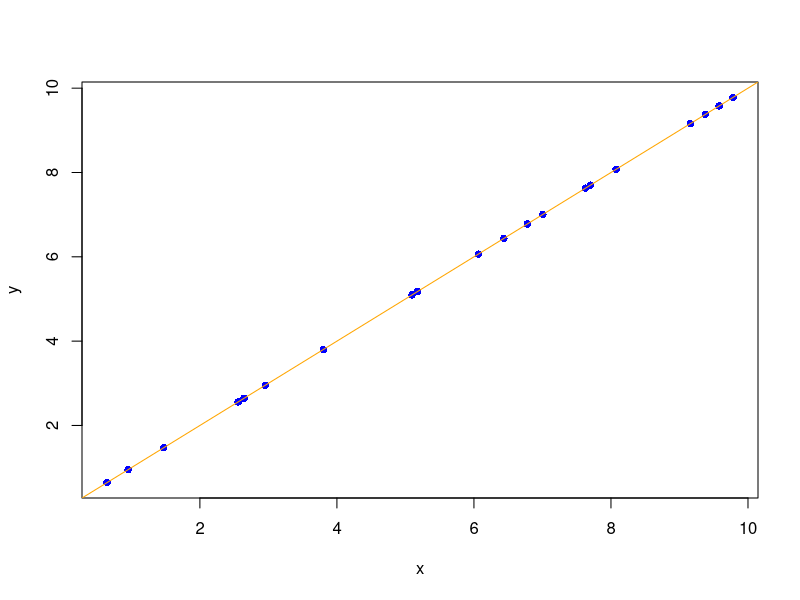
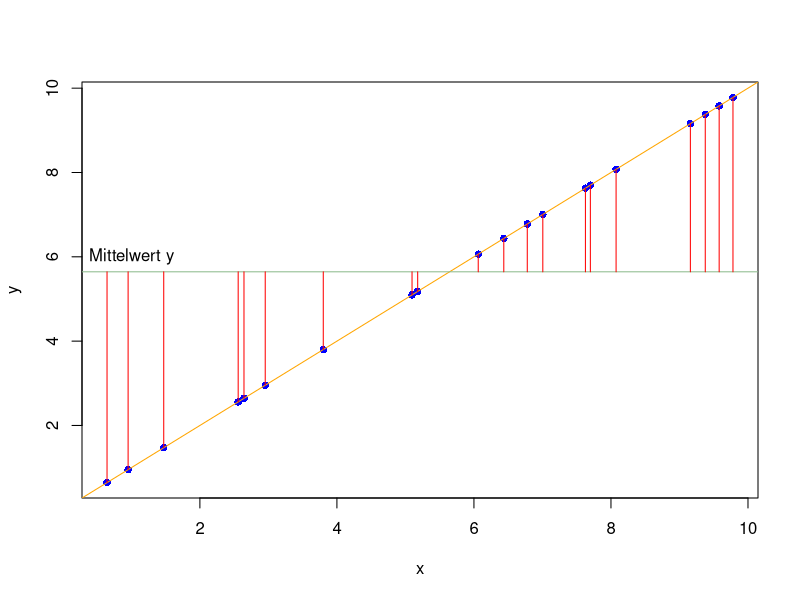
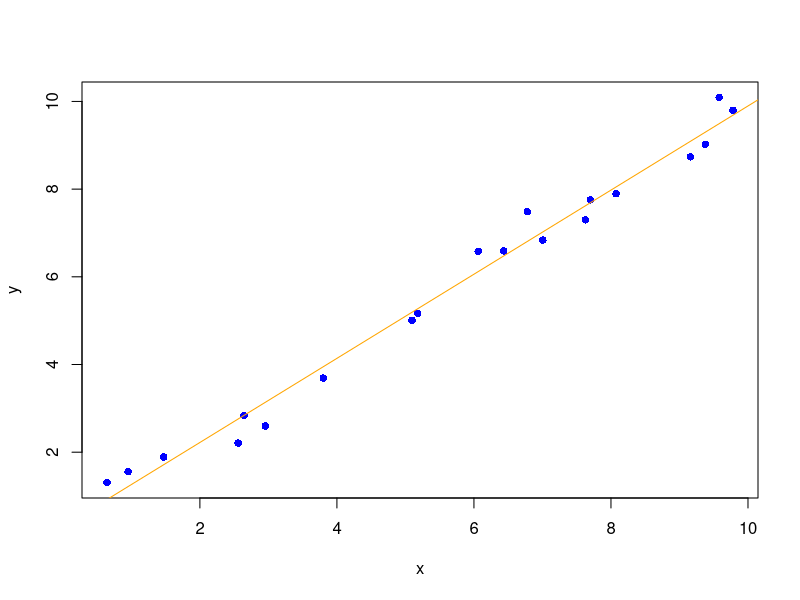
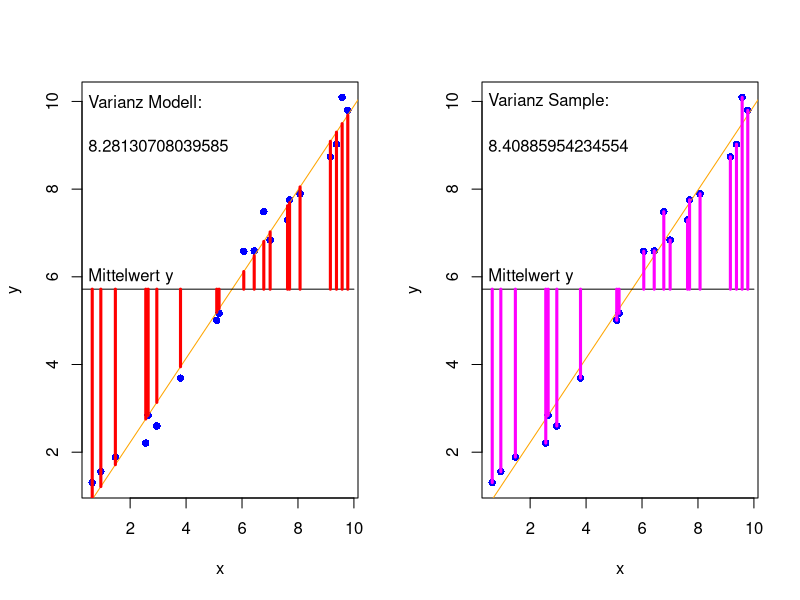
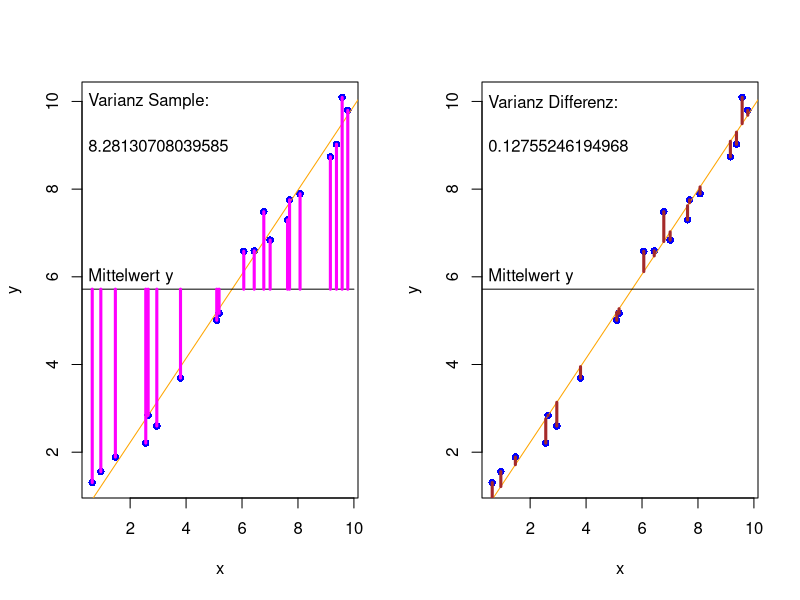
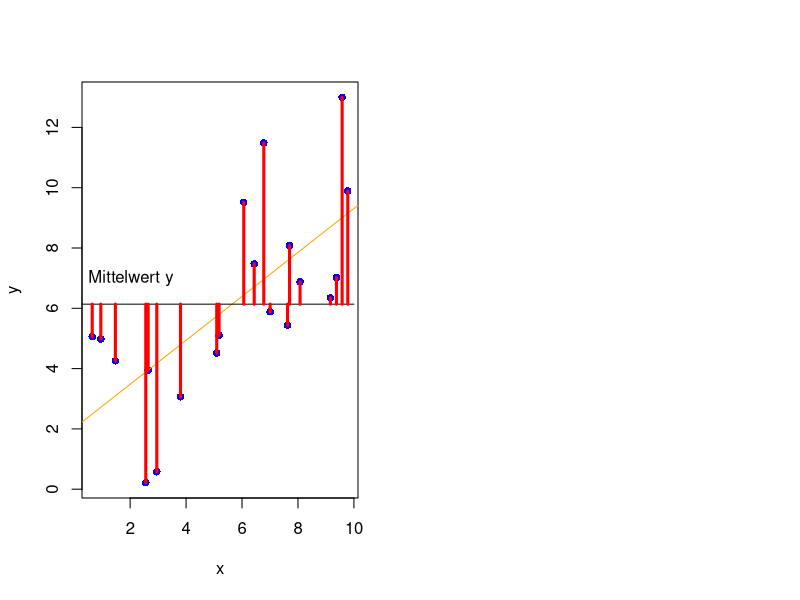
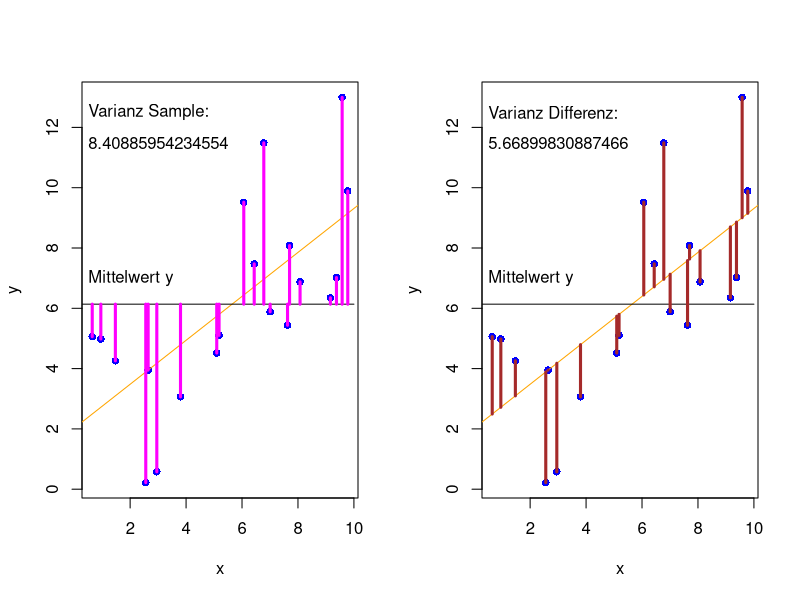
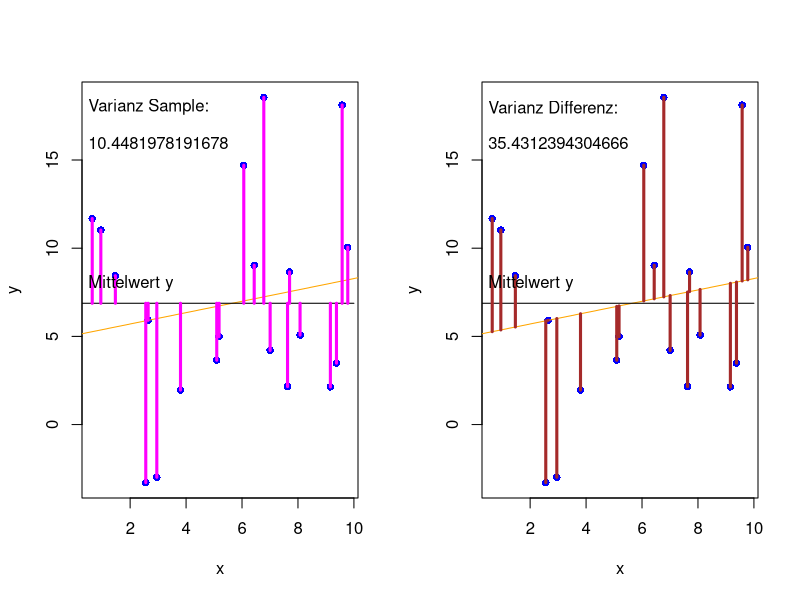

Write R code to recreate these figures, in order.
## ---- chunk 1
library (repr)
## ---- chunk 2
options (repr.plot.width = 10, repr.plot.height = 6)

set.seed (6)
x <- runif (min = 0, max = 10, n = 20)
y <- x
plot (x, y, col = "blue", pch = 16)
abline (lm (y ~ x), col = "orange")
## ---- chunk 3
set.seed (6)
x <- runif (min = 0, max = 10, n = 20)
y <- x
plot (x, y, col = "blue", pch = 16)
abline (lm (y ~ x), col = "orange")
abline (mean (y), 0, col = "darkseagreen")
for (i in 1:20)
{
    lines (c (x[i], x[i]), c (x[i], mean(y)), col = "red")
}
text (1, 6, "Mittelwert y")
## ---- chunk 4
summary (lm (y ~ x)) $ r.squared
## ---- chunk 5
set.seed (6)
x <- runif (min = 0, max = 10, n = 20)
y <- x + rnorm (n = 20, mean = 0, sd = .3)
plot (x, y, col = "blue", pch = 16)
abline (lm (y ~ x), col = "orange")
## ---- chunk 6
summary (lm (y ~ x)) $ r.squared
## ---- chunk 7
options (repr.plot.width = 20, repr.plot.height = 7)
par (mfrow = c (1, 2))

set.seed (6)
x <- runif (min = 0, max = 10, n = 20)
y <- x + rnorm (n = 20, mean = 0, sd = .3)
plot (x, y, col = "blue", pch = 16)
abline (lm (y ~ x), col = "orange")
y.mean <- mean (y)
a <- lm (y ~ x) $ coefficients [1]
b <- lm (y ~ x) $ coefficients [2]
lines (c (0, 10), c (y.mean, y.mean))
for (i in 1:20)
{
    lines (c (x [i], x [i]), c (a + b * x [i], y.mean), col = "red", lwd = 3)
}
var.mod <- var (a + b * x)
text (0.5, 10, "Varianz Modell:", cex = 1.0, adj = 0)
text (0.5, 9, var.mod, cex = 1.0, adj = 0)
text (0.5, 6, "Mittelwert y", cex = 1.0, adj = 0)

set.seed (6)
x <- runif (min = 0, max = 10, n = 20)
y <- x + rnorm (n = 20, mean = 0, sd = .3)
plot (x, y, col = "blue", pch = 16)
abline (lm (y ~ x), col = "orange")
y.mean <- mean (y)
a <- lm (y ~ x) $ coefficients [1]
b <- lm (y ~ x) $ coefficients [2]
lines (c (0, 10), c (y.mean, y.mean))
for (i in 1:20)
{
    lines (c (x [i], x [i]), c (y [i], y.mean), col = "magenta", lwd = 3)
}
var.samp <- var (y)
text (0.5, 10, "Varianz Sample:", cex = 1.0, adj = 0)
text (0.5, 9, var.samp, cex = 1.0, adj = 0)
text (0.5, 6, "Mittelwert y", cex = 1.0, adj = 0)
## ---- chunk 8
summary (lm (y ~ x)) $ r.squared

var.mod
var.samp
var.mod / var.samp
## ---- chunk 9
options (repr.plot.width = 20, repr.plot.height = 8)
par (mfrow = c (1, 2))

set.seed (6)
x <- runif (min = 0, max = 10, n = 20)
y <- x + rnorm (n = 20, mean = 0, sd = .3)
plot (x, y, col = "blue", pch = 16)
abline (lm (y ~ x), col = "orange")
y.mean <- mean (y)
a <- lm (y ~ x) $ coefficients [1]
b <- lm (y ~ x) $ coefficients [2]
lines (c (0, 10), c (y.mean, y.mean))
for (i in 1:20)
{
    lines (c (x [i], x [i]), c (y [i], y.mean), col = "magenta", lwd = 3)
}
var.mod <- var (a + b * x)
text (0.5, 10, "Varianz Sample:", cex = 1.0, adj = 0)
text (0.5, 9, var.mod, cex = 1.0, adj = 0)
text (0.5, 6,"Mittelwert y", cex = 1.0, adj = 0)

set.seed (6)
x <- runif (min = 0, max = 10, n = 20)
y <- x + rnorm (n = 20, mean = 0, sd = .3)
plot (x, y, col = "blue", pch = 16)
abline (lm (y ~ x), col = "orange")
y.mean <- mean (y)
a <- lm (y ~ x) $ coefficients [1]
b <- lm (y ~ x) $ coefficients [2]
lines (c (0, 10), c (y.mean, y.mean))
for (i in 1:20)
{
    lines (c (x [i], x [i]), c (y [i], a + b * x [i]), col = "brown", lwd=3)
}
var.dif <- var (y - (a + b * x))
text (0.5, 10, "Varianz Differenz:", cex = 1.0, adj = 0)
text (0.5, 9, var.dif,cex = 1.0, adj = 0)
text (0.5, 6, "Mittelwert y", cex = 1.0, adj = 0)
## ---- chunk 10
summary (lm (y ~ x)) $ r.squared
1 - var.dif / var.samp
## ---- chunk 11
options (repr.plot.width = 10, repr.plot.height = 8)
set.seed (6)

x <- runif (min = 0, max = 10, n = 20)
y <- x + rnorm (n = 20, mean = 0, sd = 2)
plot (x, y, col = "blue", pch = 16)
abline (lm (y ~ x), col = "orange")
y.mean <- mean (y)
a <- lm (y ~ x) $ coefficients [1]
b <- lm (y ~ x) $ coefficients [2]
lines (c (0, 10), c (y.mean, y.mean))
for (i in 1:20)
{
    lines (c (x [i], x [i]), c (y [i], y.mean), col = "red", lwd = 3)
}
text (0.5, 7.0, "Mittelwert y", cex = 1.0, adj = 0)
## ---- chunk 12
options (repr.plot.width = 20, repr.plot.height = 8)
par (mfrow = c (1, 2))

set.seed (6)
x <- runif (min = 0, max = 10, n = 20)
y <- x + rnorm (n = 20, mean = 0, sd = 2)
plot (x, y, col = "blue", pch = 16)
abline (lm (y ~ x), col = "orange")
y.mean <- mean (y)
a <- lm (y ~ x) $ coefficients [1]
b <- lm (y ~ x) $ coefficients [2]
lines (c (0, 10), c (y.mean, y.mean))
for (i in 1:20)
{
    lines (c (x [i], x [i]), c (y [i], y.mean), col = "magenta", lwd = 3)
}
var.mod <- var (a + b * x)
text (0.5, 12.5, "Varianz Sample:", cex = 1.0, adj = 0)
text (0.5, 11.5, var.samp, cex = 1.0, adj = 0)
text (0.5, 7.0, "Mittelwert y", cex = 1.0, adj = 0)

set.seed (6)
x <- runif (min = 0, max = 10, n = 20)
y <- x + rnorm (n = 20, mean = 0, sd = 2)
plot (x, y, col = "blue", pch = 16)
abline (lm (y ~ x), col = "orange")
y.mean <- mean (y)
a <- lm (y ~ x) $ coefficients [1]
b <- lm (y ~ x) $ coefficients [2]
lines (c (0, 10), c (y.mean, y.mean))
for (i in 1:20)
{
    lines (c (x [i], x [i]), c (y [i], a + b * x [i]),col = "brown",lwd = 3)
}
var.dif <- var (y - (a + b * x))
var.samp <- var (y)

text (0.5, 12.5, "Varianz Differenz:", cex = 1.0, adj = 0)
text (0.5, 11.5, var.dif, cex = 1.0, adj = 0)
text (0.5, 7.0, "Mittelwert y", cex = 1.0, adj = 0)
## ---- chunk 13
summary (lm (y ~ x)) $ r.squared
1 - var.dif / var.samp
## ---- chunk 14
options (repr.plot.width = 20, repr.plot.height = 8)
par (mfrow = c (1, 2))

set.seed (6)
x <- runif (min = 0, max = 10, n = 20)
y <- x + rnorm (n = 20, mean = 0, sd = 5)
plot (x, y, col = "blue", pch = 16)
abline (lm (y ~ x), col = "orange")
y.mean <- mean (y)
a <- lm (y ~ x) $ coefficients [1]
b <- lm (y ~ x) $ coefficients [2]
lines (c (0, 10), c (y.mean, y.mean))
for (i in 1:20)
{
    lines (c (x [i],x [i]), c (y [i], y.mean), col = "magenta", lwd = 3)
}
var.mod <- var (a + b * x)
text (0.5, 18, "Varianz Sample:", cex = 1.0, adj = 0)
text (0.5, 16, var.samp, cex = 1.0, adj = 0)
text (0.5, 8.0, "Mittelwert y", cex = 1.0, adj = 0)

set.seed (6)
x <- runif (min = 0, max = 10, n = 20)
y <- x + rnorm (n = 20, mean = 0, sd = 5)
plot (x, y, col = "blue", pch = 16)
abline (lm (y ~ x), col = "orange")
y.mean <- mean (y)
a <- lm (y ~ x) $ coefficients [1]
b <- lm (y ~ x) $ coefficients [2]
lines (c (0, 10), c (y.mean, y.mean))
for (i in 1:20)
{
    lines (c (x [i], x [i]), c( y [i], a + b * x [i]), col = "brown", lwd = 3)
}
var.dif <- var (y - (a + b * x))
var.samp <- var (y)
text (0.5, 18, "Varianz Differenz:", cex = 1.0, adj = 0)
text (0.5, 16, var.dif, cex = 1.0, adj = 0)
text (0.5, 8.0,"Mittelwert y", cex = 1.0, adj = 0)
## ---- chunk 15
summary (lm (y ~ x)) $ r.squared
1 - var.dif / var.samp
